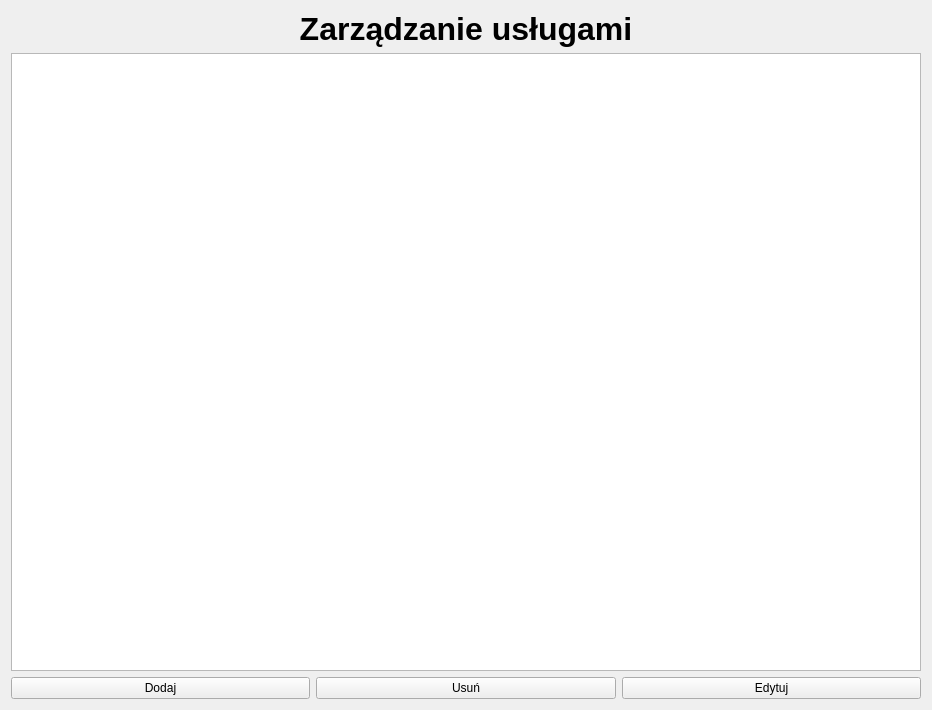
<?xml version="1.0" encoding="UTF-8"?>
<ui version="4.0">
 <class>Services</class>
 <widget class="QWidget" name="Services">
  <property name="geometry">
   <rect>
    <x>0</x>
    <y>0</y>
    <width>932</width>
    <height>710</height>
   </rect>
  </property>
  <property name="windowTitle">
   <string>services</string>
  </property>
  <layout class="QVBoxLayout" name="verticalLayout">
   <item>
    <widget class="QLabel" name="label">
     <property name="font">
      <font>
       <family>Segoe UI</family>
       <pointsize>24</pointsize>
       <bold>true</bold>
      </font>
     </property>
     <property name="text">
      <string>Zarządzanie usługami</string>
     </property>
     <property name="textFormat">
      <enum>Qt::TextFormat::AutoText</enum>
     </property>
     <property name="alignment">
      <set>Qt::AlignmentFlag::AlignCenter</set>
     </property>
    </widget>
   </item>
   <item>
    <widget class="QTableView" name="ServicesTable">
     <property name="showGrid">
      <bool>true</bool>
     </property>
     <attribute name="verticalHeaderVisible">
      <bool>true</bool>
     </attribute>
    </widget>
   </item>
   <item>
    <layout class="QHBoxLayout" name="horizontalLayout">
     <item>
      <widget class="QPushButton" name="AddService">
       <property name="text">
        <string>Dodaj</string>
       </property>
      </widget>
     </item>
     <item>
      <widget class="QPushButton" name="DeleteService">
       <property name="text">
        <string>Usuń</string>
       </property>
      </widget>
     </item>
     <item>
      <widget class="QPushButton" name="EditService">
       <property name="text">
        <string>Edytuj</string>
       </property>
      </widget>
     </item>
    </layout>
   </item>
  </layout>
 </widget>
 <resources/>
 <connections/>
</ui>
